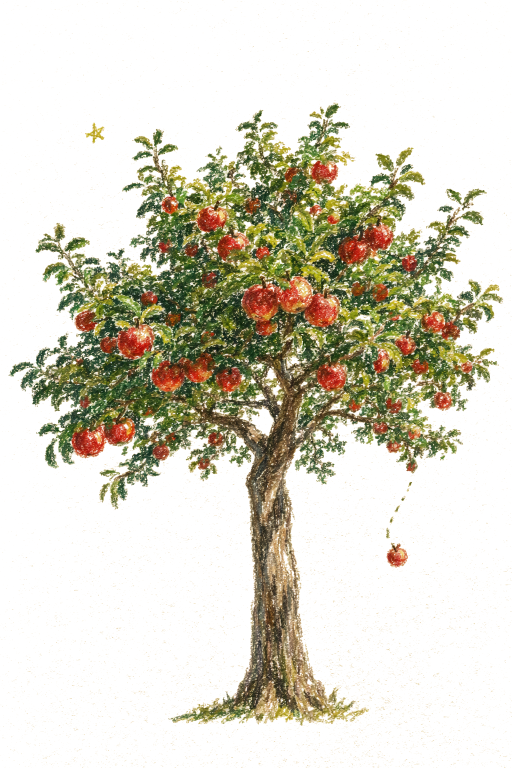
#> input picture assets/img/tree/tree-clean-full.png, 1024 x 1536 px, found by its file name (shown at 1/2 size)
$ python inspect_trunk_apples.py
#> lines starting #> are read from the running program, lines starting #| are printed output that depends on the picture; after the words box and inside, x2 and y2 are one past the last pixel; in counts of white or black regions, pixels touching at a corner belong together
from PIL import Image
import numpy as np

tree = Image.open("/Users/yunllly/Desktop/the-falling-apple/assets/img/tree/tree-clean-full.png")
#> tree is the input picture: PIL image 1024x1536 RGBA; mean R, G, B, A 207.6, 194.5, 157.2, 81.8
w, h = tree.size
#> w = 1024; h = 1536
print(f"Tree size: {w}x{h}")
#| Tree size: 1024x1536

# Let's inspect horizontal rows of the tree from y=800 to y=1500 to find where the trunk is pure bark without stray apples
arr = np.array(tree)
# Check where red apple pixels are: (R > 140, G < 80, B < 80)
red_apple_mask = (arr[:, :, 0] > 140) & (arr[:, :, 1] < 90) & (arr[:, :, 2] < 90) & (arr[:, :, 3] > 50)
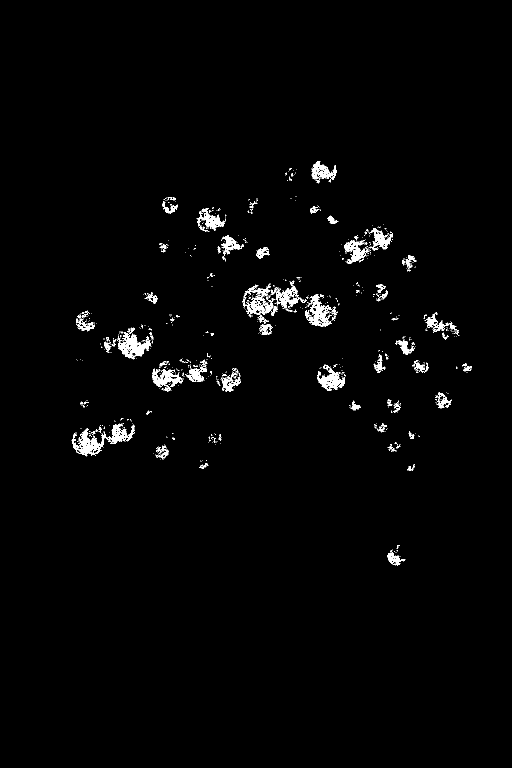
#> red_apple_mask: shape (1536, 1024) bool (shown at 1/2 size); 1.6% white; 756 white regions (656 under 20 px), largest, box (x1, y1, x2, y2) and area: (143, 847, 270, 913) 2490, (234, 664, 303, 719) 1653, (488, 567, 549, 630) 1428

for y in range(800, 1500, 40):
    apple_pixels = red_apple_mask[y:y+40].sum()
    trunk_pixels = (arr[y:y+40, :, 3] > 50).sum()
    print(f"y={y:4d}..{y+40:4d}: trunk_pixels={trunk_pixels:5d}, apple_pixels={apple_pixels:3d}")
#> this loop made 18 passes
#> (apple_pixels, trunk_pixels) on passes 1 to 12: (715, 28377), (1677, 27812), (1668, 22489), (143, 11136), (0, 6128), (0, 4406), (0, 4284), (263, 5161), (163, 4835), (0, 4723), (0, 5201), (0, 5366)
#| y= 800.. 840: trunk_pixels=28377, apple_pixels=715
#| y= 840.. 880: trunk_pixels=27812, apple_pixels=1677
#| y= 880.. 920: trunk_pixels=22489, apple_pixels=1668
#| y= 920.. 960: trunk_pixels=11136, apple_pixels=143
#| y= 960..1000: trunk_pixels= 6128, apple_pixels=  0
#| y=1000..1040: trunk_pixels= 4406, apple_pixels=  0
#| y=1040..1080: trunk_pixels= 4284, apple_pixels=  0
#| y=1080..1120: trunk_pixels= 5161, apple_pixels=263
#> (further printed lines are left out)
